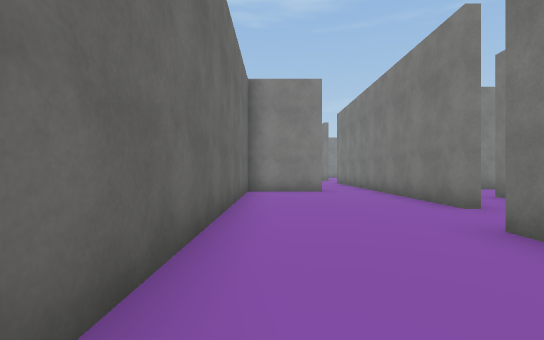
[1] (above)

24 first-person views from a walk through a Unity game level. The camera is 1.3 m above the floor, looks level and sees 85° across. The floor is counted in squares, 2 m on a side. Each view is taken from the middle of a square. On the plan, view 1 faces up. The plan holds only what a view shows up to about 9 squares ahead; the rest is blank. The place goes on beyond the plan. Some surface patterns are stand-ins.

[2]
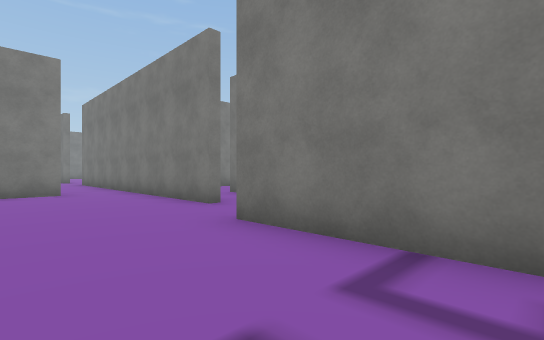

[3]
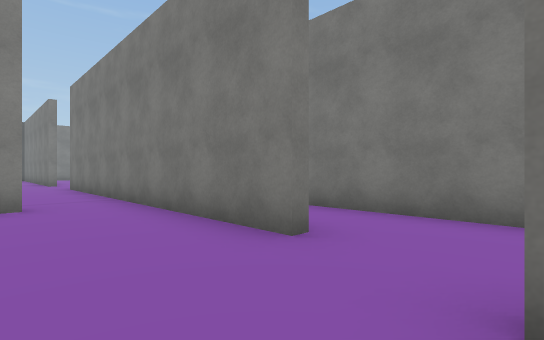

[4]
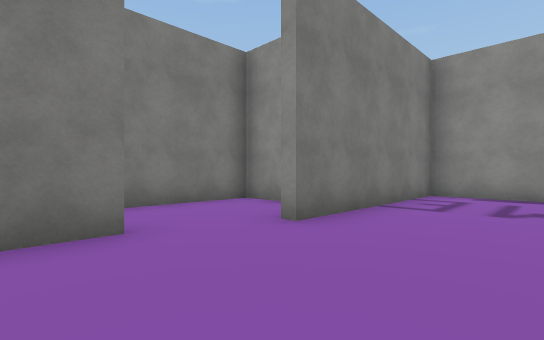

[5]
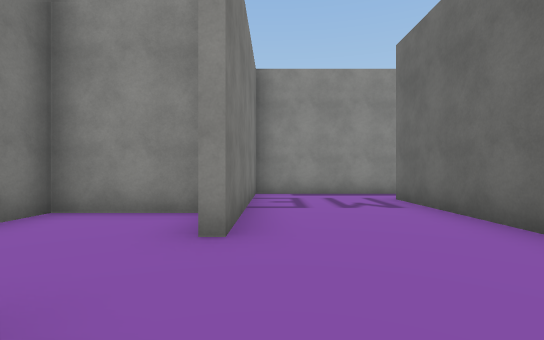

[6]
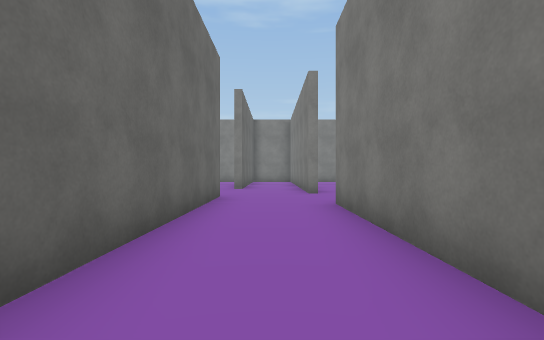

[7]
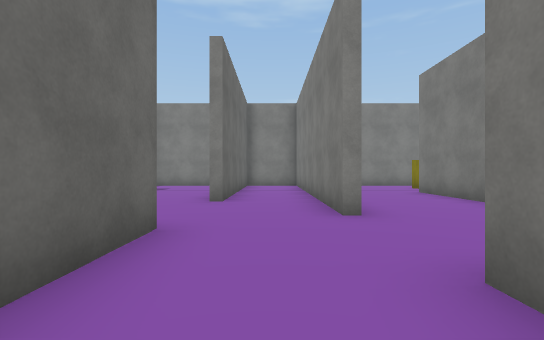

[8]
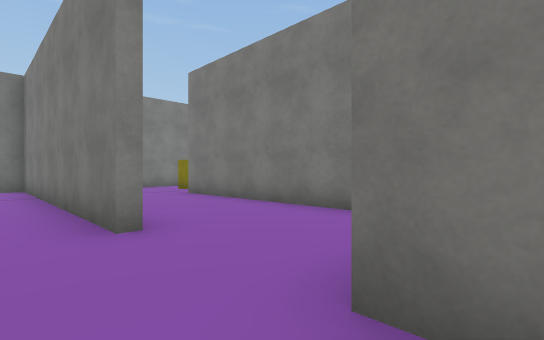

[9]
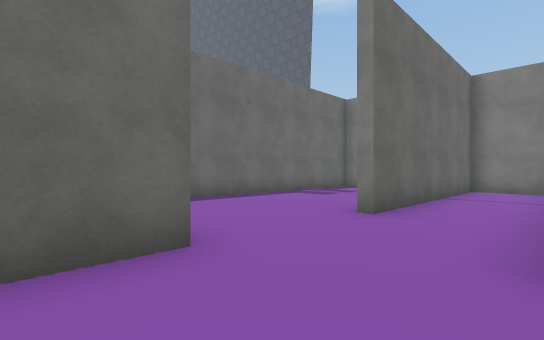

[10]
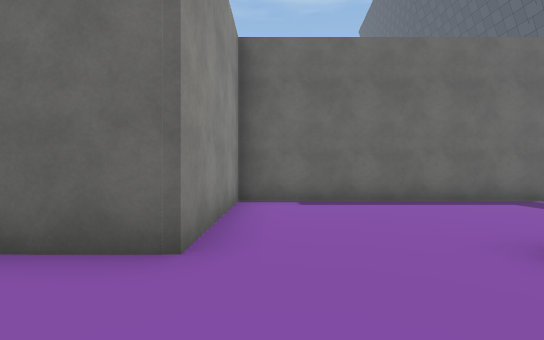

[11]
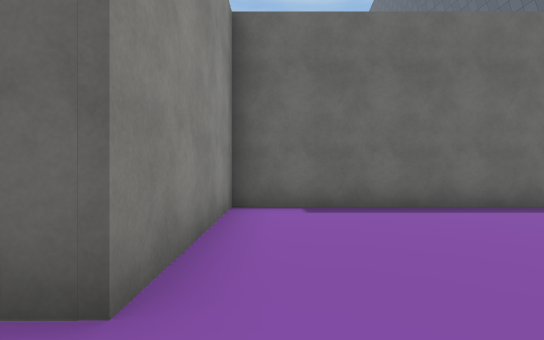

[12]
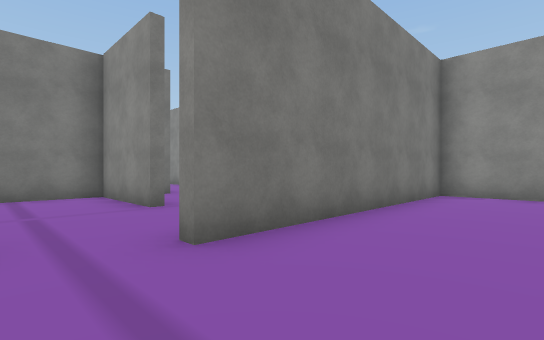

[13]
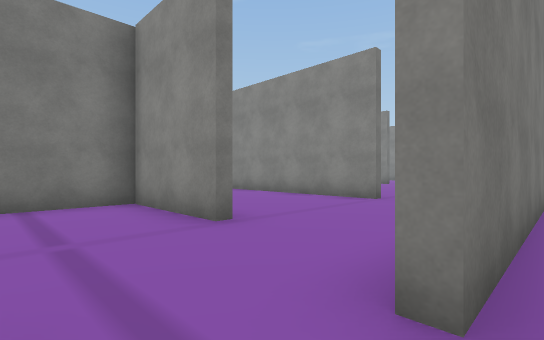

[14]
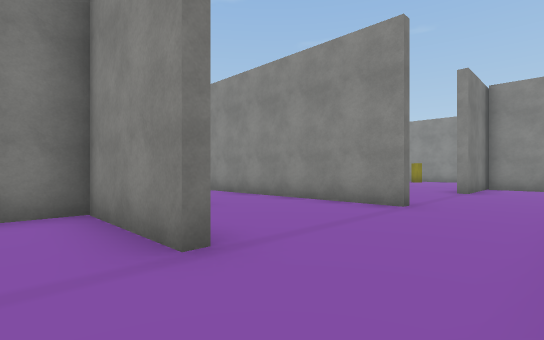

[15]
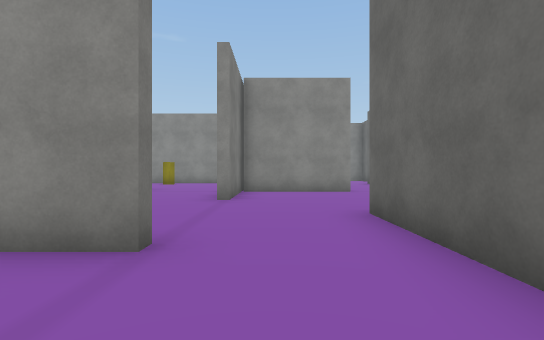

[16]
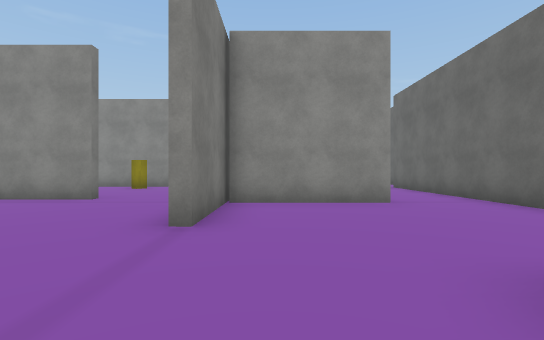

[17]
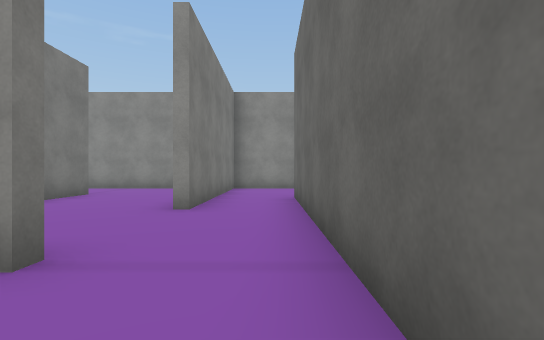

[18]
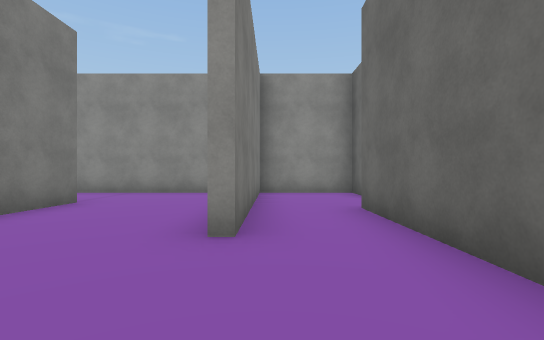

[19]
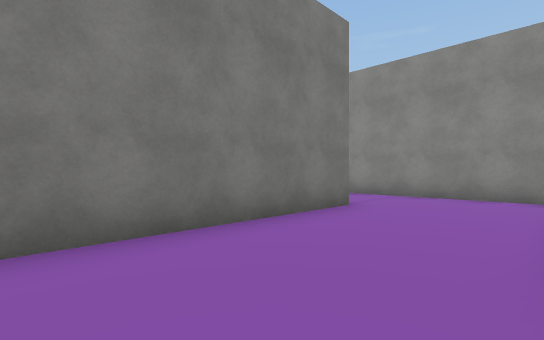

[20]
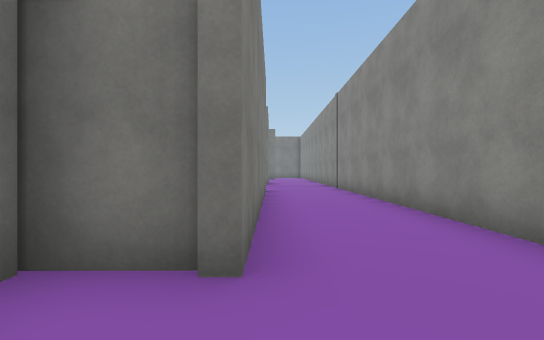

[21]
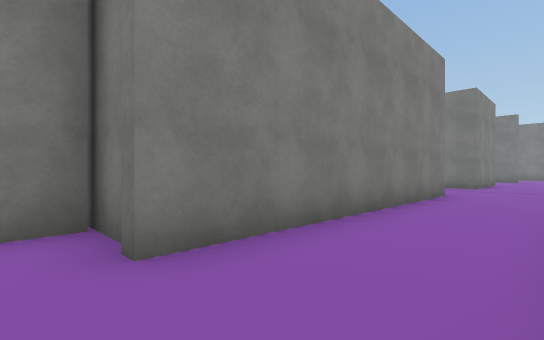

[22]
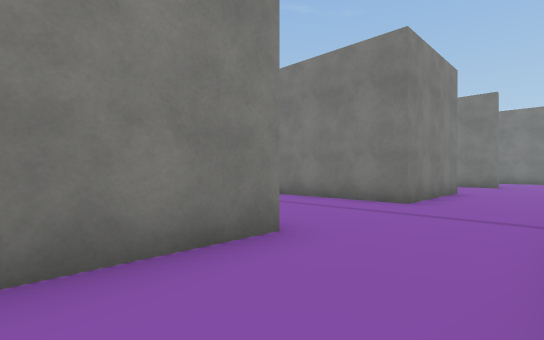

[23]
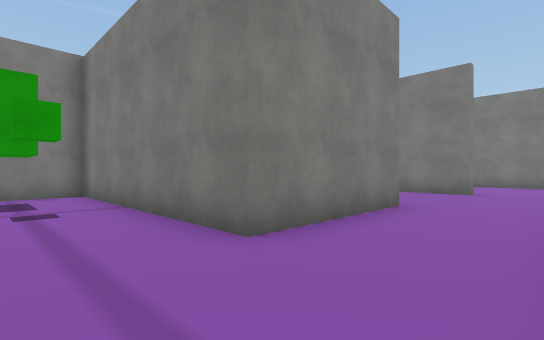

[24]
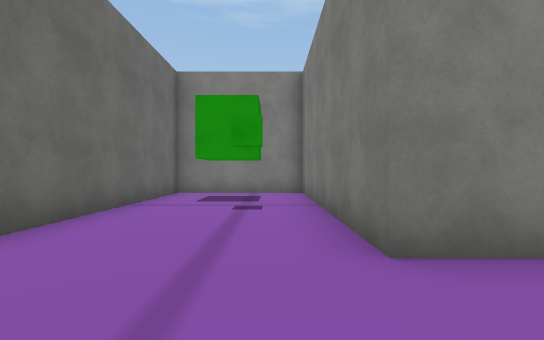

### Floor plan
Key: @ floor where view 1 was taken; # wall or solid block; . floor.
Columns run from 4 left of view 1 to 31 right of it. Each row starts with its distance up from view 1.
 23 #    #.#... ....#      #...#
 22 #....#.#........#      #...#
 21 #....#.#...#..###      #...#      #
 20 #....#.#...#....#      #...#    ..#
 19 #......#...#....########...####...#.
 18 #......#...#........................
 17 #..........#.......................
 16 ######.....#.###########
 15      #....##...
 14      #.####....
 13      #.#........
 12      #.#.....#...
 11      #.#.....#....
 10      #.#..####.....
  9    ###.#.....#..###
  8    #...#.....# ...
  7    #...#..#..# ...
  6    #...#..#..#
  5    #...#..#..#
  4    #......#..#
  3    #...#..#....
  2    #...#..#....
  1    #...#########
  0    #@..#
 -1    ....#
 -2    #####

Positions as (right, up) in squares from view 1, and headings:
1: (0, 0), facing up
2: (0, 0), facing up-right
3: (1, 3), facing up-right
4: (0, 6), facing down-right
5: (2, 6), facing down
6: (2, 9), facing up
7: (2, 13), facing up
8: (2, 14), facing up-right
9: (3, 15), facing up-left
10: (3, 17), facing left
11: (2, 17), facing left
12: (4, 23), facing down-right
13: (6, 23), facing down-right
14: (7, 22), facing down-right
15: (8, 19), facing down
16: (8, 16), facing down
17: (4, 12), facing down
18: (5, 10), facing down
19: (6, 9), facing down-right
20: (10, 19), facing right
21: (11, 17), facing up-right
22: (17, 17), facing up-right
23: (21, 17), facing up-right
24: (22, 17), facing up
